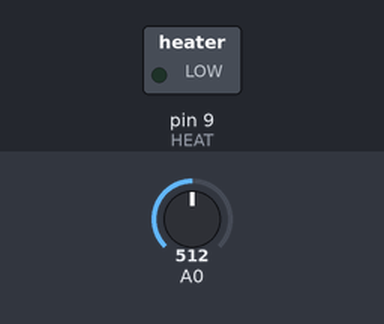
A sketch run on a simulated Arduino Uno, built with avr-gcc and run on an emulated ATmega328P. On the bench: switched loads named in the sketch (green lamp = pin HIGH). The inputs (shaded band) are chosen by the test bench; at power-on: A0 = 512.

Above: at 1.2 s.
1.3 s: A0 set to 41
2.8 s: A0 set to 34
At 3.4 s:
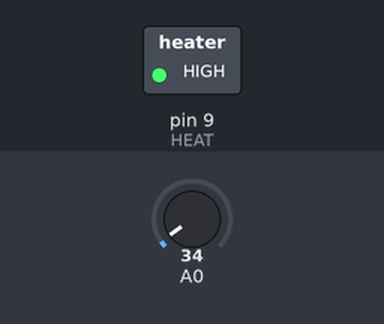
4.3 s: A0 set to 122
At 4.7 s:
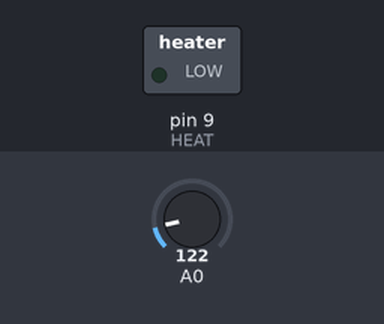
5.8 s: A0 set to 12
At 6.1 s:
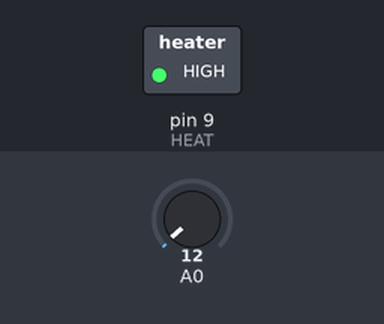
Timing chart, 0 to 8.3 s (numbered marks = the images above; inputs shaded):
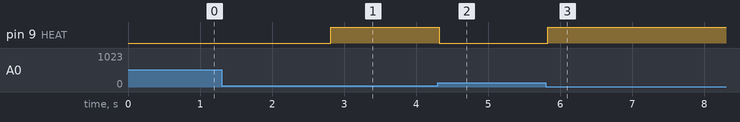

Measured:
- the behaviour switches between 37 and 36 on A0 (found by bisection; images 0 and 1)
- after the input at 1.3 s, every drawn part: stays the same
- after the input at 2.8 s, pin 9 (HEAT): LOW → HIGH at once
- after the input at 4.3 s, pin 9 (HEAT): HIGH → LOW at once
- after the input at 5.8 s, pin 9 (HEAT): LOW → HIGH at once

The sketch:

reference.ino
```cpp
const int HEAT=9;
bool on=false;
void setup(){pinMode(HEAT,OUTPUT);}
void loop(){
  long mv = analogRead(A0) * 5000L / 1023;
  float c = mv / 10.0;
  if(c < 18.0) on=true;
  else if(c > 22.0) on=false;
  digitalWrite(HEAT, on?HIGH:LOW);
  delay(50);
}
```
